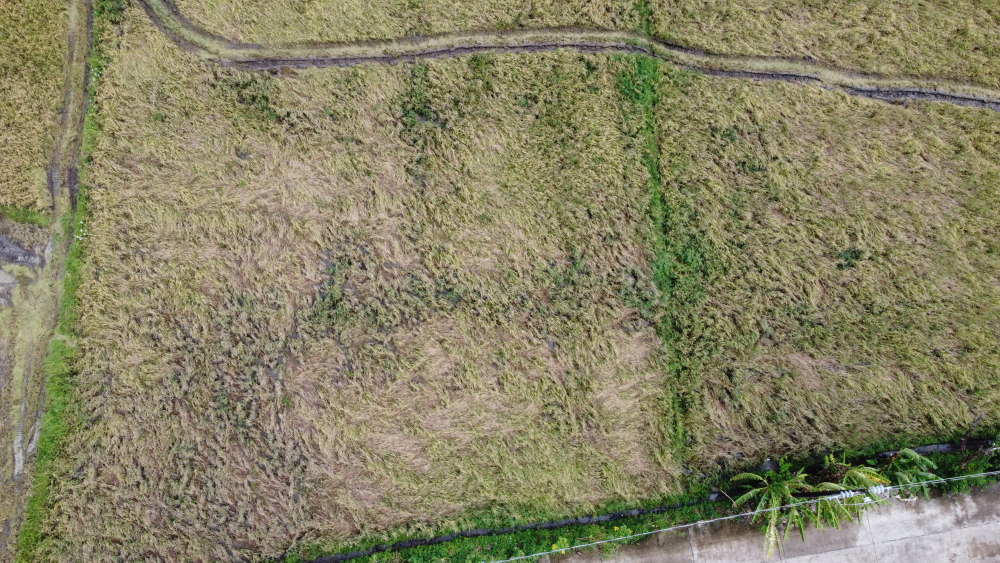
#> input picture data/images/1_1.JPG, 4000 x 2250 px (shown at 1/4 size)
$ python -i preprocessing.py   (imports and definitions only)   (older library calls are emulated)
#> lines starting #> are read from the running program, lines starting #| are printed output that depends on the picture
#> further down, picture is the input picture: shape (2250, 4000, 3); mean B, G, R 99.9, 130, 134.5
"""Preprocessing functions."""
import cv2
import numpy as np
from sklearn.preprocessing import MinMaxScaler


def apply_median_filter(image: np.ndarray, filter_size: int = 3) -> np.ndarray:
    """
    Median filter function.

    For this research, we opted to just use median filter
    instead of other preprocessing filter. You can always try to
    apply other preprocessing functions if you want to
    experiment more on this part of the study.

    :param image:
    :type image:
    :param filter_size:
    :type filter_size:
    :return:
    :rtype:
    """
    image = cv2.cvtColor(image, cv2.COLOR_BGR2HSV)
    image = cv2.medianBlur(image, filter_size)
    return cv2.cvtColor(image, cv2.COLOR_HSV2BGR)


def sobel_preprocess(img, thresh=1000):
    """
    I forgot why I need to use this. lol

    :param img:
    :type img:
    :param thresh:
    :type thresh:
    :return:
    :rtype:
    """
#> called with thresh = 1000
    sx = cv2.Sobel(img, cv2.CV_64F, 1, 0, ksize=5)
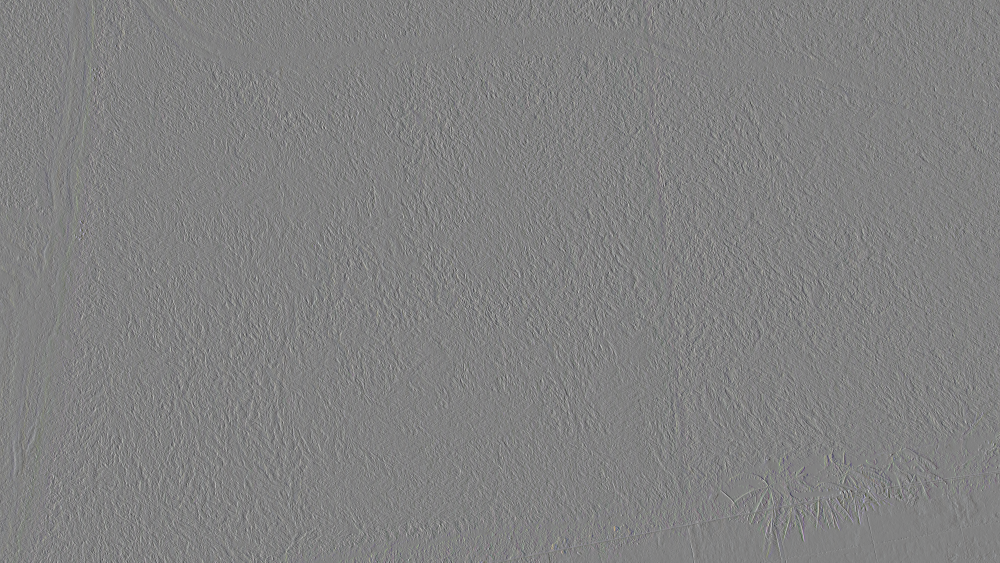
#> sx: shape (2250, 4000, 3) float64 (shown at 1/4 size); mean B, G, R -0.4, -0.2, -0.4; drawn with min black and max white
    sy = cv2.Sobel(img, cv2.CV_64F, 0, 1, ksize=5)
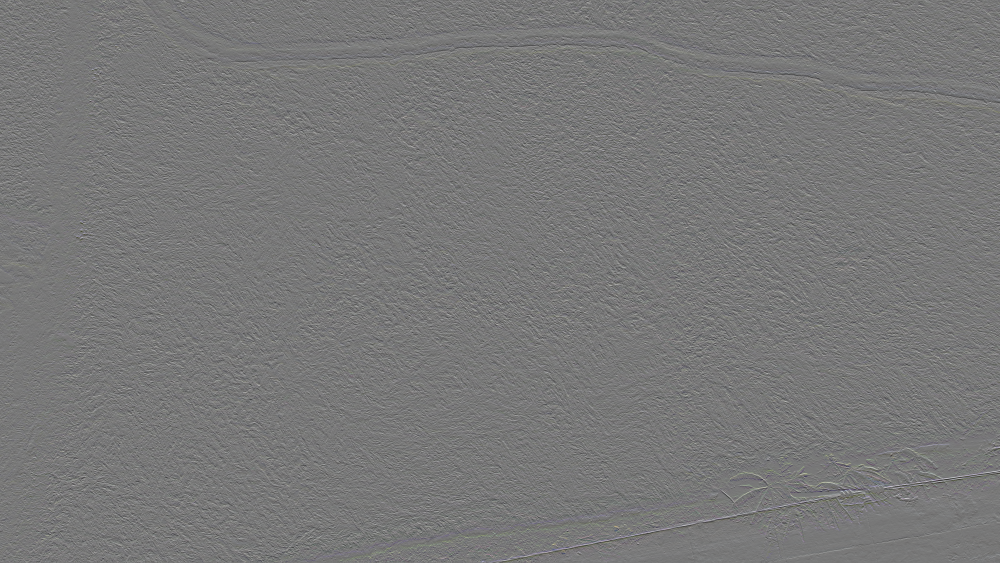
#> sy: shape (2250, 4000, 3) float64 (shown at 1/4 size); mean B, G, R 1.5, 0.2, -0.3; drawn with min black and max white
    abs_sx = np.absolute(sx)
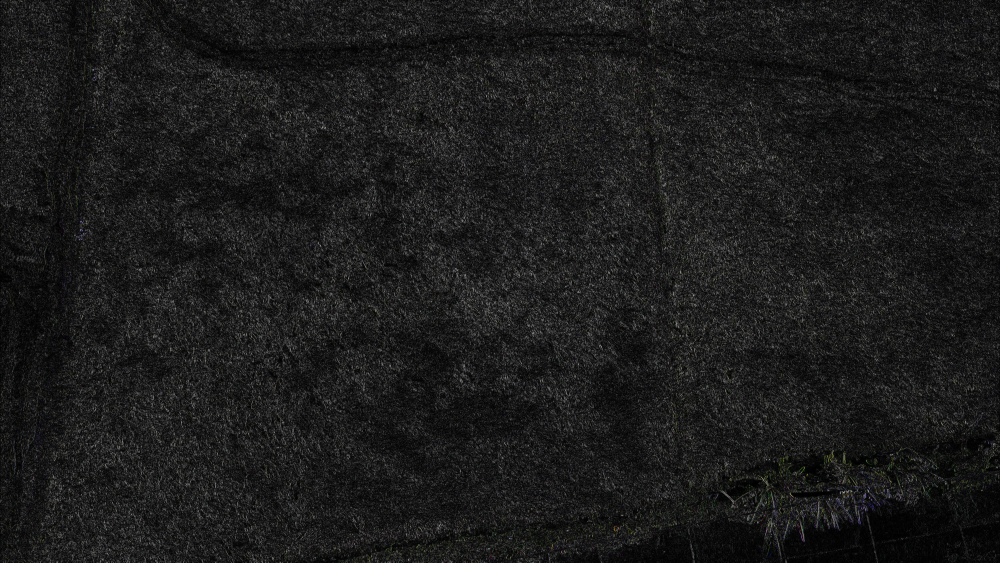
#> abs_sx: shape (2250, 4000, 3) float64 (shown at 1/4 size); mean B, G, R 848.5, 853.5, 852.5; drawn with min black and max white
    abs_sy = np.absolute(sy)
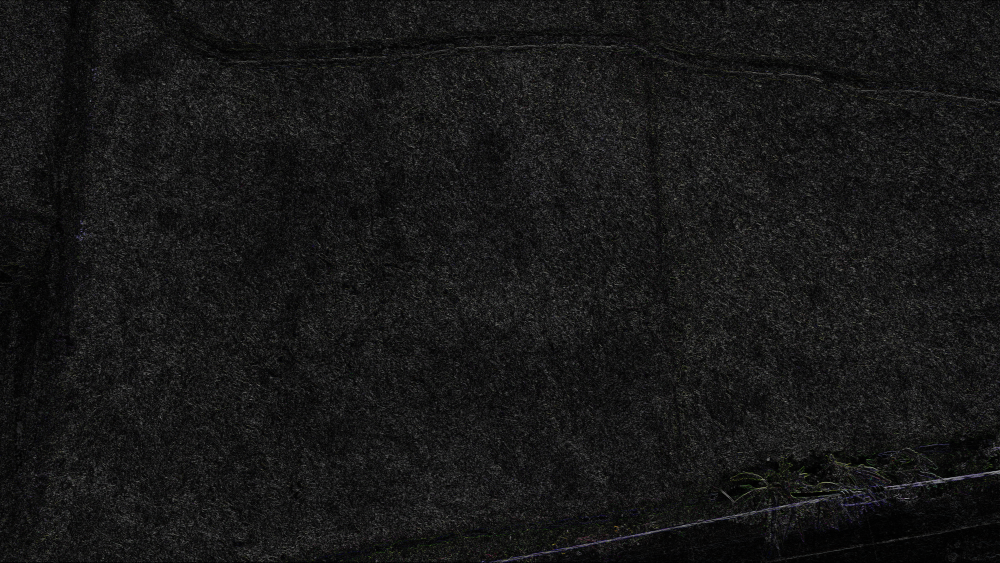
#> abs_sy: shape (2250, 4000, 3) float64 (shown at 1/4 size); mean B, G, R 893.5, 895.9, 895; drawn with min black and max white
    abs_all = abs_sx + abs_sy

    shape = abs_all.shape
#> shape = (2250, 4000, 3)
    abs_all = np.reshape(abs_all, (shape[0], shape[1] * shape[2]))
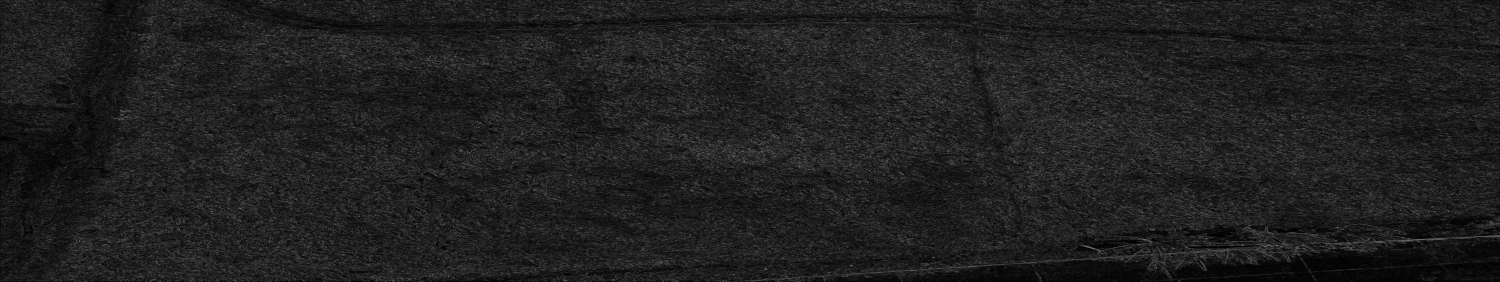
#> abs_all: shape (2250, 12000) float64 (shown at 1/8 size); min 0, max 13974, mean 1746.3; drawn with min black and max white

    scaler = MinMaxScaler(feature_range=(0, 255))
    scaler.fit(abs_all)
    abs_all = scaler.transform(abs_all)
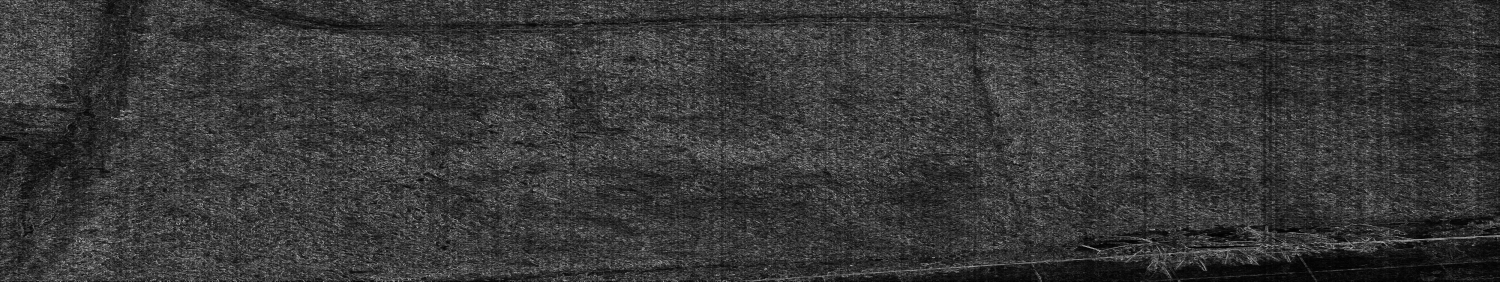
#> abs_all: shape (2250, 12000) float64 (shown at 1/8 size); min 0, max 255, mean 56.5; drawn with min black and max white
    abs_all = np.reshape(abs_all, shape)
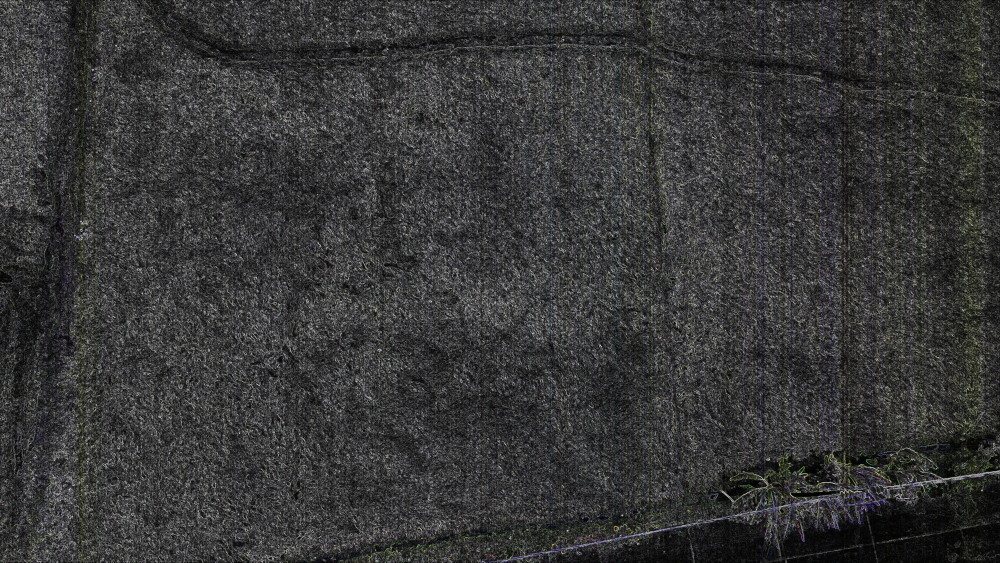
#> abs_all: shape (2250, 4000, 3) float64 (shown at 1/4 size); mean of channels 0, 1, 2 56.5, 56.5, 56.5; drawn with min black and max white
    thresh = np.uint8(abs_all)

    thresh = np.uint8(cv2.threshold(abs_all, 800, 255, cv2.THRESH_BINARY)[1])
#> thresh: shape (2250, 4000, 3); every value is 0
    return thresh

>>> import cv2
>>> picture = cv2.imread('../data/images/1_1.JPG')
>>> result = sobel_preprocess(picture)

$ run again, on data/images/1_2.JPG
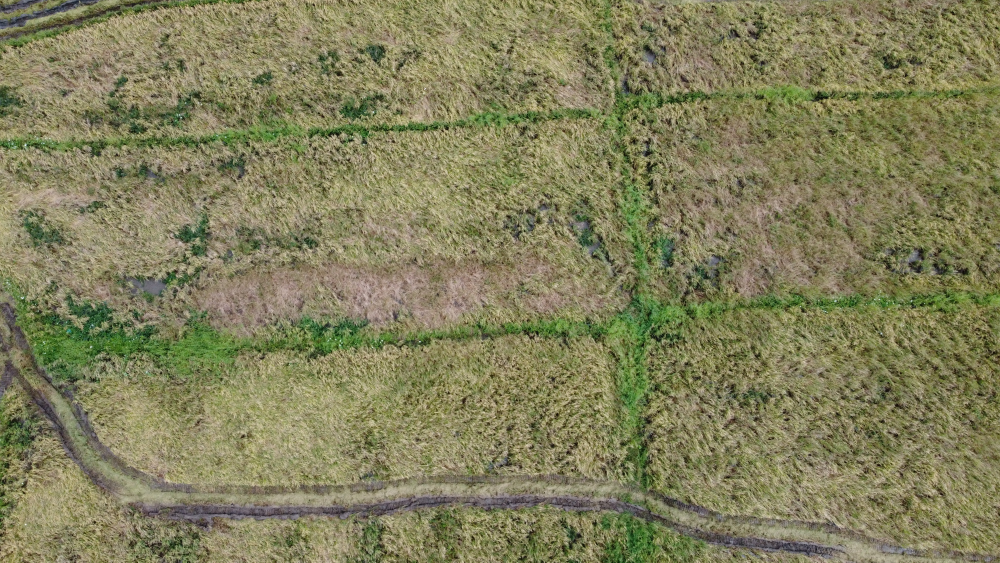
#> input picture data/images/1_2.JPG, 4000 x 2250 px (shown at 1/4 size)
#> picture is the input picture: shape (2250, 4000, 3); mean B, G, R 90.8, 127.7, 129.7
#> in sobel_preprocess, `abs_sy = np.absolute(sy)`:
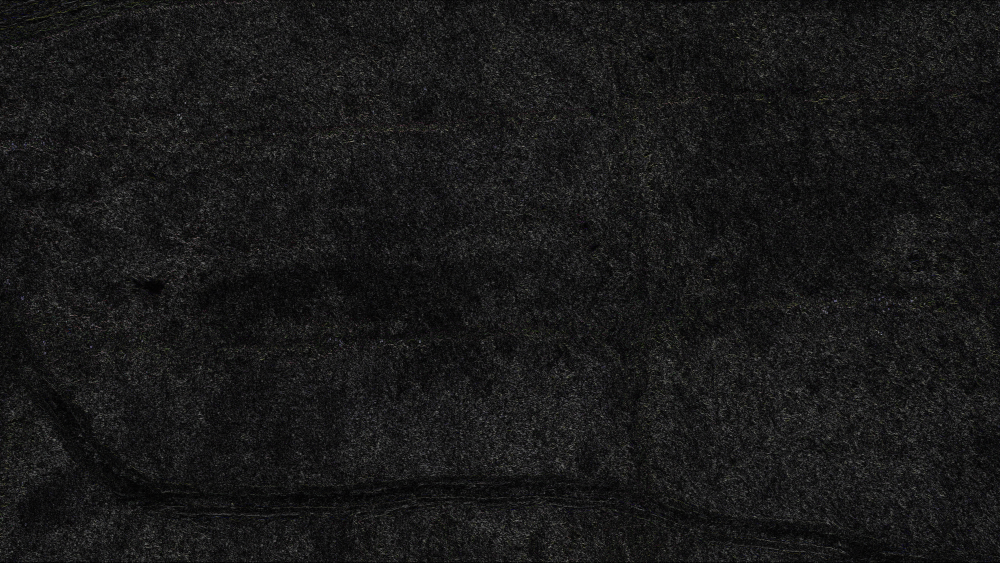
#> abs_sy: shape (2250, 4000, 3) float64 (shown at 1/4 size); mean B, G, R 885.3, 886, 888.5; drawn with min black and max white
#> in sobel_preprocess, `abs_all = np.reshape(abs_all, shape)`:
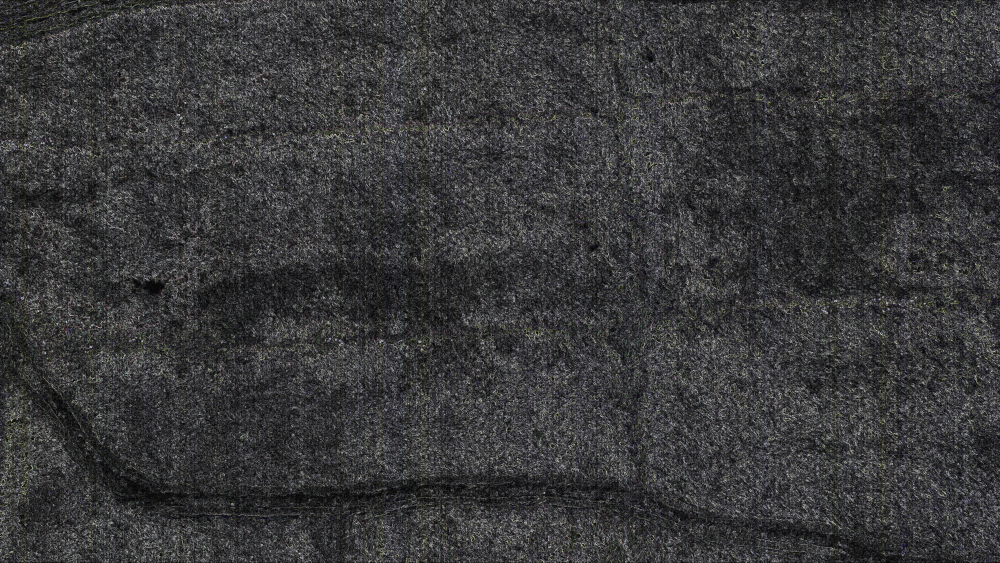
#> abs_all: shape (2250, 4000, 3) float64 (shown at 1/4 size); mean of channels 0, 1, 2 58.5, 57.6, 57.7; drawn with min black and max white

$ run again, on data/images/1_3.JPG
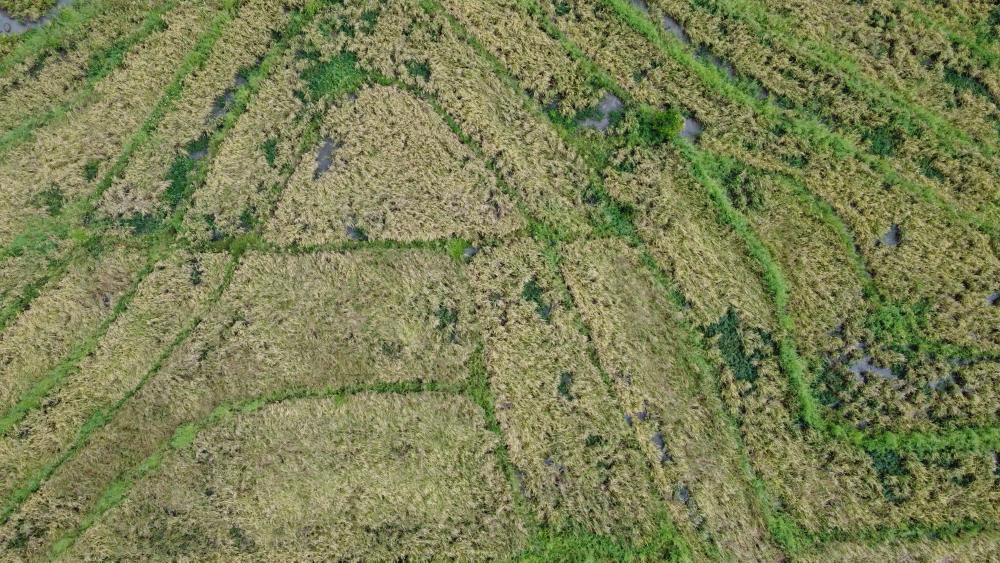
#> input picture data/images/1_3.JPG, 4000 x 2250 px (shown at 1/4 size)
#> picture is the input picture: shape (2250, 4000, 3); mean B, G, R 84.1, 127.9, 122.8
#> in sobel_preprocess, `abs_sy = np.absolute(sy)`:
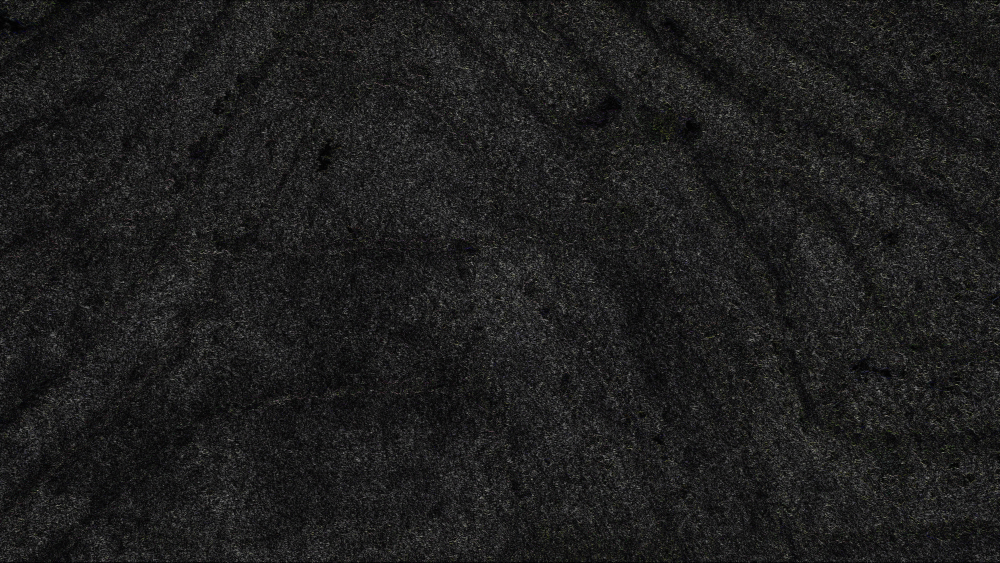
#> abs_sy: shape (2250, 4000, 3) float64 (shown at 1/4 size); mean B, G, R 952.7, 960.5, 963.5; drawn with min black and max white
#> in sobel_preprocess, `abs_all = np.reshape(abs_all, shape)`:
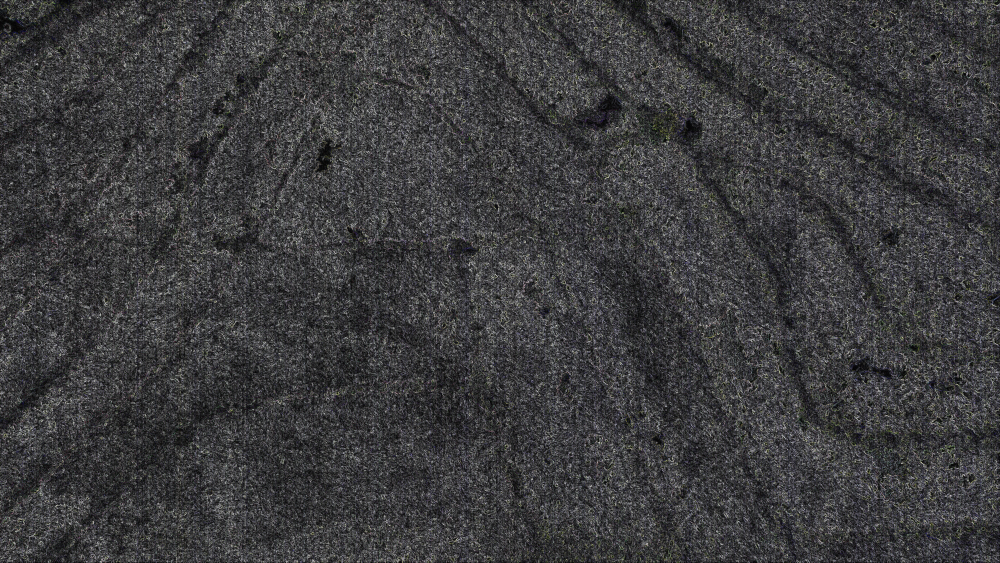
#> abs_all: shape (2250, 4000, 3) float64 (shown at 1/4 size); mean of channels 0, 1, 2 62.3, 60.8, 61; drawn with min black and max white

$ run again, on data/images/2_1.JPG
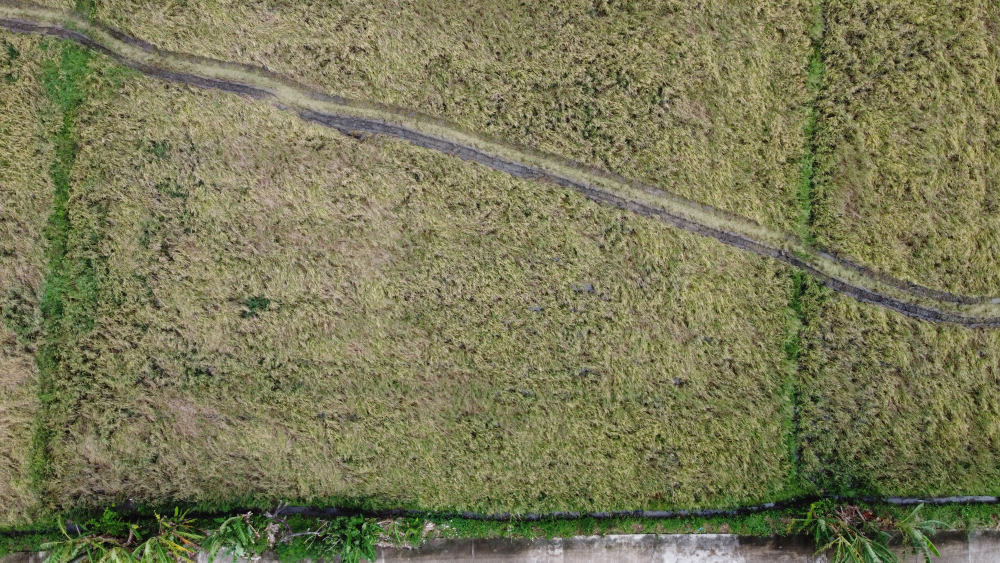
#> input picture data/images/2_1.JPG, 4000 x 2250 px (shown at 1/4 size)
#> picture is the input picture: shape (2250, 4000, 3); mean B, G, R 85.9, 120.3, 121.2
#> in sobel_preprocess, `abs_all = np.reshape(abs_all, shape)`:
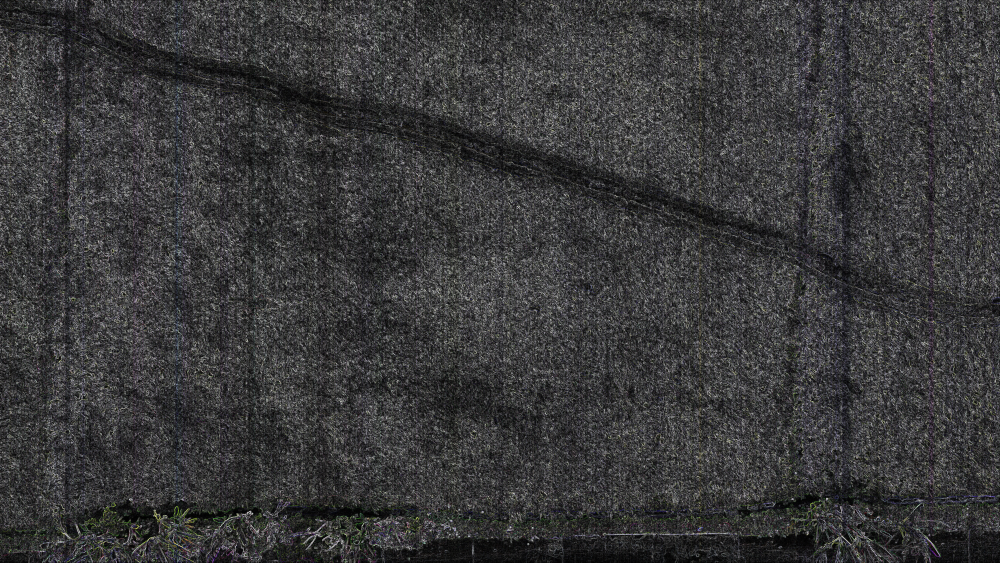
#> abs_all: shape (2250, 4000, 3) float64 (shown at 1/4 size); mean of channels 0, 1, 2 58.9, 58.1, 58.2; drawn with min black and max white
